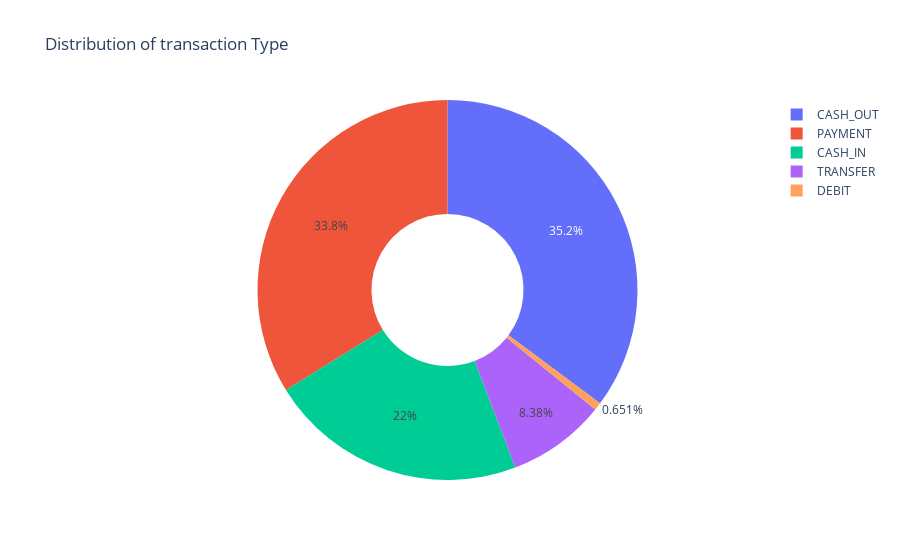

Here is the notebook cell this chart was saved with:
### Code cell
px.pie(df,values=quantity, names=transaction, hole=0.4, title="Distribution of transaction Type")

### Figure 1 — Plotly figure (JSON) as saved in the notebook; plotly's stock layout.template omitted (floating-point values rounded to 4 significant figures)
{"data": [{"domain": {"x": [0, 1], "y": [0, 1]}, "hole": 0.4, "hovertemplate": "label=%{label}<br>value=%{value}<extra></extra>", "labels": ["CASH_OUT", "PAYMENT", "CASH_IN", "TRANSFER", "DEBIT"], "legendgroup": "", "name": "", "showlegend": true, "type": "pie", "values": [2237500, 2151495, 1399284, 532909, 41432]}], "layout": {"autosize": true, "legend": {"tracegroupgap": 0}, "title": {"text": "Distribution of transaction Type"}}}
